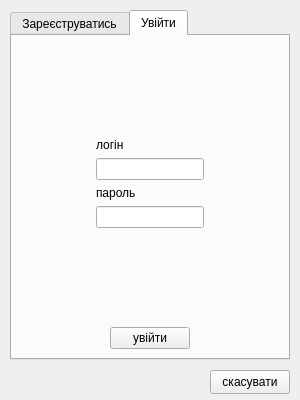
<?xml version="1.0" encoding="UTF-8"?>
<ui version="4.0">
 <class>LoginDialog</class>
 <widget class="QDialog" name="LoginDialog">
  <property name="geometry">
   <rect>
    <x>0</x>
    <y>0</y>
    <width>300</width>
    <height>400</height>
   </rect>
  </property>
  <property name="minimumSize">
   <size>
    <width>300</width>
    <height>400</height>
   </size>
  </property>
  <property name="maximumSize">
   <size>
    <width>300</width>
    <height>400</height>
   </size>
  </property>
  <property name="windowTitle">
   <string>Dialog</string>
  </property>
  <widget class="QTabWidget" name="tabWidget">
   <property name="geometry">
    <rect>
     <x>10</x>
     <y>10</y>
     <width>280</width>
     <height>350</height>
    </rect>
   </property>
   <property name="sizePolicy">
    <sizepolicy hsizetype="Expanding" vsizetype="Expanding">
     <horstretch>0</horstretch>
     <verstretch>3</verstretch>
    </sizepolicy>
   </property>
   <property name="minimumSize">
    <size>
     <width>280</width>
     <height>350</height>
    </size>
   </property>
   <property name="maximumSize">
    <size>
     <width>280</width>
     <height>350</height>
    </size>
   </property>
   <property name="currentIndex">
    <number>1</number>
   </property>
   <widget class="QWidget" name="sign">
    <attribute name="title">
     <string>Зареєструватись</string>
    </attribute>
    <layout class="QGridLayout" name="gridLayout_2">
     <item row="0" column="0">
      <spacer name="verticalSpacer_4">
       <property name="orientation">
        <enum>Qt::Vertical</enum>
       </property>
       <property name="sizeHint" stdset="0">
        <size>
         <width>20</width>
         <height>60</height>
        </size>
       </property>
      </spacer>
     </item>
     <item row="1" column="0">
      <layout class="QHBoxLayout" name="horizontalLayout_3">
       <item>
        <spacer name="horizontalSpacer_7">
         <property name="orientation">
          <enum>Qt::Horizontal</enum>
         </property>
         <property name="sizeHint" stdset="0">
          <size>
           <width>40</width>
           <height>20</height>
          </size>
         </property>
        </spacer>
       </item>
       <item>
        <layout class="QVBoxLayout" name="verticalLayout_2">
         <item>
          <widget class="QLabel" name="label_4">
           <property name="text">
            <string>логін/нікнейм</string>
           </property>
          </widget>
         </item>
         <item>
          <widget class="QLineEdit" name="login_sign"/>
         </item>
         <item>
          <widget class="QLabel" name="label_3">
           <property name="text">
            <string>пароль/підтвердіть</string>
           </property>
          </widget>
         </item>
         <item>
          <widget class="QLineEdit" name="password_sign"/>
         </item>
         <item>
          <widget class="QLineEdit" name="passwordsign"/>
         </item>
        </layout>
       </item>
       <item>
        <spacer name="horizontalSpacer_8">
         <property name="orientation">
          <enum>Qt::Horizontal</enum>
         </property>
         <property name="sizeHint" stdset="0">
          <size>
           <width>40</width>
           <height>20</height>
          </size>
         </property>
        </spacer>
       </item>
      </layout>
     </item>
     <item row="2" column="0">
      <spacer name="verticalSpacer_3">
       <property name="orientation">
        <enum>Qt::Vertical</enum>
       </property>
       <property name="sizeHint" stdset="0">
        <size>
         <width>20</width>
         <height>60</height>
        </size>
       </property>
      </spacer>
     </item>
     <item row="3" column="0">
      <layout class="QHBoxLayout" name="horizontalLayout_4">
       <item>
        <spacer name="horizontalSpacer_5">
         <property name="orientation">
          <enum>Qt::Horizontal</enum>
         </property>
         <property name="sizeHint" stdset="0">
          <size>
           <width>40</width>
           <height>20</height>
          </size>
         </property>
        </spacer>
       </item>
       <item>
        <widget class="QPushButton" name="pushButton">
         <property name="text">
          <string>зареєструватись</string>
         </property>
        </widget>
       </item>
       <item>
        <spacer name="horizontalSpacer_6">
         <property name="orientation">
          <enum>Qt::Horizontal</enum>
         </property>
         <property name="sizeHint" stdset="0">
          <size>
           <width>40</width>
           <height>20</height>
          </size>
         </property>
        </spacer>
       </item>
      </layout>
     </item>
    </layout>
   </widget>
   <widget class="QWidget" name="login">
    <attribute name="title">
     <string>Увійти</string>
    </attribute>
    <layout class="QGridLayout" name="gridLayout">
     <item row="0" column="0">
      <spacer name="verticalSpacer_2">
       <property name="orientation">
        <enum>Qt::Vertical</enum>
       </property>
       <property name="sizeHint" stdset="0">
        <size>
         <width>20</width>
         <height>78</height>
        </size>
       </property>
      </spacer>
     </item>
     <item row="1" column="0">
      <layout class="QHBoxLayout" name="horizontalLayout_2">
       <item>
        <spacer name="horizontalSpacer_3">
         <property name="orientation">
          <enum>Qt::Horizontal</enum>
         </property>
         <property name="sizeHint" stdset="0">
          <size>
           <width>40</width>
           <height>20</height>
          </size>
         </property>
        </spacer>
       </item>
       <item>
        <layout class="QVBoxLayout" name="verticalLayout">
         <item>
          <widget class="QLabel" name="label_2">
           <property name="text">
            <string>логін</string>
           </property>
          </widget>
         </item>
         <item>
          <widget class="QLineEdit" name="login_2"/>
         </item>
         <item>
          <widget class="QLabel" name="label">
           <property name="text">
            <string>пароль</string>
           </property>
          </widget>
         </item>
         <item>
          <widget class="QLineEdit" name="password"/>
         </item>
        </layout>
       </item>
       <item>
        <spacer name="horizontalSpacer_4">
         <property name="orientation">
          <enum>Qt::Horizontal</enum>
         </property>
         <property name="sizeHint" stdset="0">
          <size>
           <width>40</width>
           <height>20</height>
          </size>
         </property>
        </spacer>
       </item>
      </layout>
     </item>
     <item row="2" column="0">
      <spacer name="verticalSpacer">
       <property name="orientation">
        <enum>Qt::Vertical</enum>
       </property>
       <property name="sizeHint" stdset="0">
        <size>
         <width>20</width>
         <height>72</height>
        </size>
       </property>
      </spacer>
     </item>
     <item row="3" column="0">
      <layout class="QHBoxLayout" name="horizontalLayout">
       <item>
        <spacer name="horizontalSpacer">
         <property name="orientation">
          <enum>Qt::Horizontal</enum>
         </property>
         <property name="sizeHint" stdset="0">
          <size>
           <width>40</width>
           <height>20</height>
          </size>
         </property>
        </spacer>
       </item>
       <item>
        <widget class="QPushButton" name="login_btn">
         <property name="text">
          <string>увійти</string>
         </property>
        </widget>
       </item>
       <item>
        <spacer name="horizontalSpacer_2">
         <property name="orientation">
          <enum>Qt::Horizontal</enum>
         </property>
         <property name="sizeHint" stdset="0">
          <size>
           <width>40</width>
           <height>20</height>
          </size>
         </property>
        </spacer>
       </item>
      </layout>
     </item>
    </layout>
   </widget>
  </widget>
  <widget class="QPushButton" name="pushButton_2">
   <property name="geometry">
    <rect>
     <x>210</x>
     <y>370</y>
     <width>80</width>
     <height>24</height>
    </rect>
   </property>
   <property name="text">
    <string>скасувати</string>
   </property>
  </widget>
 </widget>
 <resources/>
 <connections/>
</ui>
